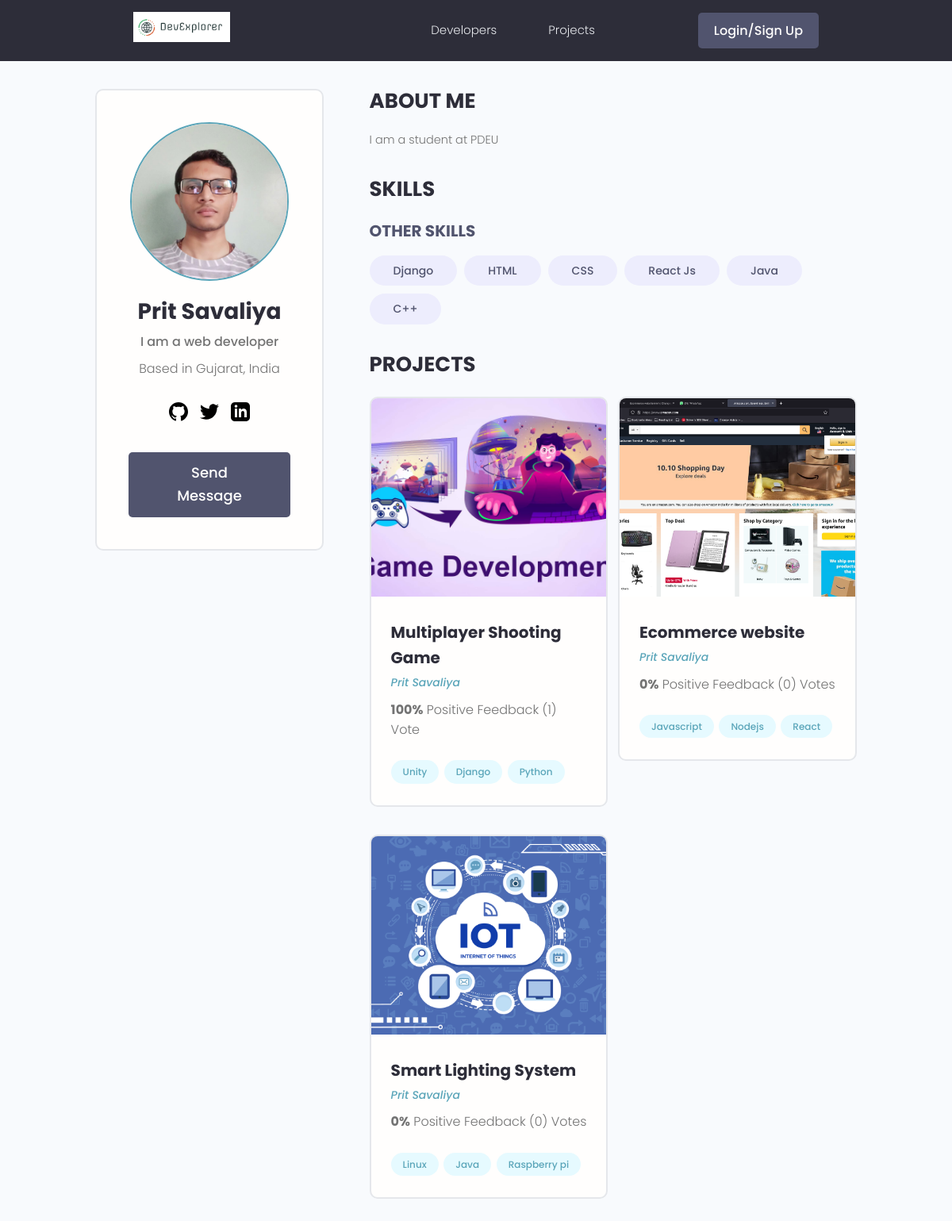
The page /profile/2cce2217-aa2a-4834-b9aa-1048691a7518/ on the database its author committed.
### users/models.py (models this page shows, shortened)
class Profile(models.Model):
    user = models.OneToOneField(
        User, on_delete=models.CASCADE, null=True, blank=True)
    name = models.CharField(max_length=200, blank=True, null=True)
    email = models.EmailField(max_length=500, blank=True, null=True)
    username = models.CharField(max_length=200, blank=True, null=True)
    location = models.CharField(max_length=200, blank=True, null=True)
    short_intro = models.CharField(max_length=200, blank=True, null=True)
    bio = models.TextField(blank=True, null=True)
    profile_image = models.ImageField(
        blank=True, null=True, upload_to='profiles/', default='profiles/user-default.png')
    social_github = models.CharField(max_length=200, blank=True, null=True)
    social_twitter = models.CharField(max_length=200, blank=True, null=True)
    social_linkedin = models.CharField(max_length=200, blank=True, null=True)
    social_youtube = models.CharField(max_length=200, blank=True, null=True)
    social_website = models.CharField(max_length=200, blank=True, null=True)
    created = models.DateTimeField(auto_now_add=True)
    id = models.UUIDField(default=uuid.uuid4, unique=True,
                          primary_key=True, editable=False)
    class Meta:
        ordering=['created']

class Skill(models.Model):
    owner = models.ForeignKey(
        Profile, on_delete=models.CASCADE, null=True, blank=True)
    name = models.CharField(max_length=200, blank=True, null=True)
    description = models.TextField(blank=True, null=True)
    created = models.DateTimeField(auto_now_add=True)
    id = models.UUIDField(default=uuid.uuid4, unique=True,
                          primary_key=True, editable=False)
    def __str__(self):
        return str(self.name)

### projects/models.py (models this page shows, shortened)
class Project(models.Model):
    owner = models.ForeignKey(
        Profile, null=True, blank=True, on_delete=models.SET_NULL)
    title = models.CharField(max_length=200)
    description = models.TextField(null=True, blank=True)
    featured_image = models.ImageField(
        null=True, blank=True, default='default.jpg')
    demo_link = models.CharField(max_length=2000, null=True, blank=True)
    source_link = models.CharField(max_length=2000, null=True, blank=True)
    tags = models.ManyToManyField('Tag', blank=True)
    vote_total = models.IntegerField(default=0, null=True, blank=True)
    vote_ratio = models.IntegerField(default=0, null=True, blank=True)
    created = models.DateTimeField(auto_now_add=True)
    id = models.UUIDField(default=uuid.uuid4, unique=True,
                          primary_key=True, editable=False)
    class Meta:
        ordering = ['-vote_ratio', '-vote_total', 'title']

class Tag(models.Model):
    name = models.CharField(max_length=200)
    created = models.DateTimeField(auto_now_add=True)
    id = models.UUIDField(default=uuid.uuid4, unique=True,
                          primary_key=True, editable=False)
    def __str__(self):
        return self.name

### users/views.py (the view)
# urls.py: path('profile/<str:pk>/', views.userProfile, name="user-profile"),
def userProfile(request, pk):
    profile = Profile.objects.get(id=pk)
    topSkills = profile.skill_set.exclude(description__exact="")
    otherSkills = profile.skill_set.filter(description="")
    context = {'profile': profile, 'topSkills': topSkills,
               "otherSkills": otherSkills}
    return render(request, 'users/user-profile.html', context)

### users/templates/users/user-profile.html (shortened to what this page needs)
{% extends 'main.html' %} {% block content %}
<main class="profile my-md">
  <div class="container">
    <div class="layout">
      <div class="column column--1of3">
        <div class="card text-center">
          <div class="card__body dev">
            <img class="avatar avatar--xl" src="{{profile.profile_image.url}}" />
            <h2 class="dev__name">{{profile.name}}</h2>
            <p class="dev__title">{{profile.short_intro}}</p>
            <p class="dev__location">Based in {{profile.location}}</p>
            <ul class="dev__social">
              {%if profile.social_github%}
              <li>
                <a title="Github" href="{{profile.social_github}}" target="_blank"></a>
              </li>
              {%endif%} {%if profile.social_twitter%}
              <li>
                <a title="Twitter" href="{{profile.social_twitter}}" target="_blank"></a>
              </li>
              {%endif%} {%if profile.social_linkedin%}
              <li>
                <a title="LinkedIn" href="{{profile.social_linkedin}}" target="_blank"></a>
              </li>
              {%endif%}
            </ul>
            {% if request.user.profile.id != profile.id %}
            <a href="{% url 'create-message' profile.id %}" class="btn btn--sub btn--lg">Send Message </a>
            {% endif %}
          </div>
        </div>
      </div>
      <div class="column column--2of3">
        <div class="devInfo">
          <h3 class="devInfo__title">About Me</h3>
          <p class="devInfo__about">{{profile.bio}}</p>
        </div>
        <div class="devInfo">
          <h3 class="devInfo__title">Skills</h3>
          <div class="devInfo__skills">
            <h3 class="devInfo__subtitle">Other Skills</h3>
            <div class="devInfo__otherSkills">
              {%for skill in otherSkills%}
              <span class="tag tag--pill tag--sub tag--lg">
                <small>{{skill}}</small>
              </span>
              {%endfor%}
            </div>
          </div>
        </div>
        <div class="devInfo">
          <h3 class="devInfo__title">Projects</h3>
          <div class="grid grid--two">
            {%for project in profile.project_set.all%}
            <div class="column">
              <div class="card project">
                <a href="{% url 'project' project.id %}" class="project">
                  <img class="project__thumbnail" src="{{project.featured_image.url}}" alt="project thumbnail" />
                  <div class="card__body">
                    <h3 class="project__title">{{project.title}}</h3>
                    <p>
                      <a class="project__author"
                        href="{% url 'user-profile' project.owner.id %}">{{project.owner.name}}</a>
                    </p>
                    <p class="project--rating">
                      <span style="font-weight: bold">{{project.vote_ratio}}%</span>
                      Positive Feedback ({{project.vote_total}})
                      Vote{{project.vote_total|pluralize:"s"}}
                    </p>
                    <div class="project__tags">
                      {% for tag in project.tags.all %}
                      <span class="tag tag--pill tag--main">
                        <small>{{tag}}</small>
                      </span>
                      {% endfor %}
                    </div>
                  </div>
                </a>
              </div>
            </div>
            {%endfor%}
          </div>
        </div>
      </div>
    </div>
  </div>
</main>
{% endblock content %}

### static/styles/app.css (style rules this page uses)
:root { --color-sub: #2d2d39; }
.btn--sub { background-color: var(--color-sub-light); }
.card { border: 2px solid var(--color-light); }
img { width: 100%; }
.profile .card > .dev { padding: 4rem; }
.dev__name { color: var(--color-sub); font-size: 2.8rem; font-weight: 700; margin-top: 1rem; margin-bottom: 0.5rem; }
.dev__title { font-size: 1.6rem; font-weight: 500; line-height: 1.3; }
.dev__location { margin-top: 1rem; }
.dev__social { margin: 3rem 0; list-style: none; display: flex; justify-content: center; gap: 1.5rem; }
.devInfo { margin-bottom: 3rem; }
.devInfo__title, .devInfo__subtitle { font-size: 2.6rem; color: var(--color-sub); text-transform: uppercase; font-weight: 700; margin-bottom: 1.5rem; }
.devInfo__subtitle { font-size: 2rem; color: var(--color-sub-light); }
.devInfo__about, .devSkill__info { font-size: 1.45rem; line-height: 1.7; text-align: justify; }
.project__author { font-size: 1.4rem; font-style: italic; }
.project--rating { margin-bottom: 1.6em; margin-top: .5em; }
.project__thumbnail { height: 25rem; object-fit: cover; object-position: top center; }
.project__title { font-size: 2rem; font-weight: 700; color: var(--color-sub); }

### static/uikit/styles/modules/_variables.css (style rules this page uses)
:root { --color-main: #5aa5b9; --color-main-light: #e6faff; --color-sub: #3f4156; --color-sub-light: #51546e; --color-sub-lighter: #ededfd; --color-text: #737373; --color-gray: #8b8b8b; --color-light: #e5e7eb; --color-light-gray: #767676; --color-bg: #f8fafd; --color-white: #fffefd; --color-white-light: #f3f3f3; --color-success: #359e64; --color-success-bg: #def8e8; --color-error: #fc4b0b; --color-error-bg: #fff2ee; --font-base: 'Poppins', arial, helvetica, 'Segoe UI', roboto, ubuntu, sans-serif; --font-monospace: 'Fira Code', 'Courier New', courier, monospace; --font-regular: 300; --font-medium: 500; --font-bold: 700; --generic-shadow: 1px 1px 5px #00000010; --generic-transition: all 0.3s ease-in-out; }

### static/uikit/styles/modules/_base.css (style rules this page uses)
* { margin: 0; padding: 0; box-sizing: border-box; text-rendering: optimizeLegibility; color: inherit; font-size: inherit; }
html { font-size: 50%; }
@media only screen and (min-width: 480px) { html { font-size: 56.25%; } }
@media only screen and (min-width: 1200px) { html { font-size: 62.5%; } }
body { line-height: 1.6; font-weight: 400; font-size: 1.5rem; color: var(--color-text); background-color: var(--color-bg); min-height: 100vh; }

### static/uikit/styles/modules/_typography.css (style rules this page uses)
* { font-family: var(--font-base); }
h2 { font-size: 3.6rem; font-weight: var(--font-bold); }
h3 { font-size: 3.2rem; font-weight: var(--font-medium); }
p, span, strong { font-size: 1.6rem; color: var(--color-text); font-weight: var(--font-regular); }
a { padding-bottom: 2px; text-decoration: none; display: inline-block; color: var(--color-main); font-weight: var(--font-medium); }

### static/uikit/styles/modules/_utilities.css (style rules this page uses)
.container { width: 92%; max-width: 165rem; margin: 0 auto; box-sizing: border-box; }
@media screen and (min-width: 1000px) { .container { width: 90%; } }
@media screen and (min-width: 1200px) { .container { width: 80%; } }
.text-center { text-align: center; }
.my-md { margin: 3rem auto; }

### static/uikit/styles/modules/_avatar.css (style rules this page uses)
.avatar { border-radius: 50%; border: 2px solid var(--color-main); object-fit: cover; }
.avatar--xl { height: 20rem; width: 20rem; }

### static/uikit/styles/modules/_button.css (style rules this page uses)
.btn { display: inline-block; position: relative; cursor: pointer; background-color: var(--color-light); font-weight: var(--font-medium); color: var(--color-sub); text-decoration: none; padding: 1rem 2rem; border-radius: 0.5rem; border: none; width: -webkit-fit-content; width: -moz-fit-content; width: fit-content; height: -webkit-fit-content; height: -moz-fit-content; height: fit-content; font-size: 1.6rem; outline-width: 0; outline-color: transparent; -webkit-backface-visibility: hidden; backface-visibility: hidden; transition: all 0.3s ease-in-out; }
.btn--sub { background-color: var(--color-sub); color: var(--color-white); }
.btn--lg { font-size: 1.8rem; padding: 1.2rem 4.5rem; }

### static/uikit/styles/modules/_card.css (style rules this page uses)
.card { border-radius: 1rem; background-color: var(--color-white); border: 1.5px solid var(--color-light); width: auto; height: auto; margin-top: 0.5rem; margin-bottom: 0.5rem; overflow: hidden; }
.card__body, .card__header { padding: 2rem 2.5rem; }

### static/uikit/styles/modules/_layout.css (style rules this page uses)
.layout { display: flex; flex-flow: row wrap; justify-content: space-between; }
.layout > .column { margin-bottom: 3rem; }
.layout > .column.column--1of3 { flex-basis: 30%; }
.layout > .column.column--2of3 { flex-basis: 64%; }

### rows shown on the page
Profile: profile_image (picture), name "Prit Savaliya", short_intro "I am a web developer", location "Gujarat, India", bio "I am a student at PDEU"
Skill: name "Django"
Skill: name "HTML"
Skill: name "CSS"
Skill: name "React Js"
Skill: name "Java"
Skill: name "C++"
Project: featured_image (picture), title "Multiplayer Shooting Game", owner.name "Prit Savaliya", vote_ratio "100", vote_total "1"
Tag: name "Unity"
Tag: name "Django"
Tag: name "Python"
Project: featured_image (picture), title "Ecommerce website", owner.name "Prit Savaliya", vote_ratio "0", vote_total "0"
Tag: name "Javascript"
Tag: name "Nodejs"
Tag: name "React"
Project: featured_image (picture), title "Smart Lighting System", owner.name "Prit Savaliya", vote_ratio "0", vote_total "0"
Tag: name "Linux"
Tag: name "Java"
Tag: name "Raspberry pi"
